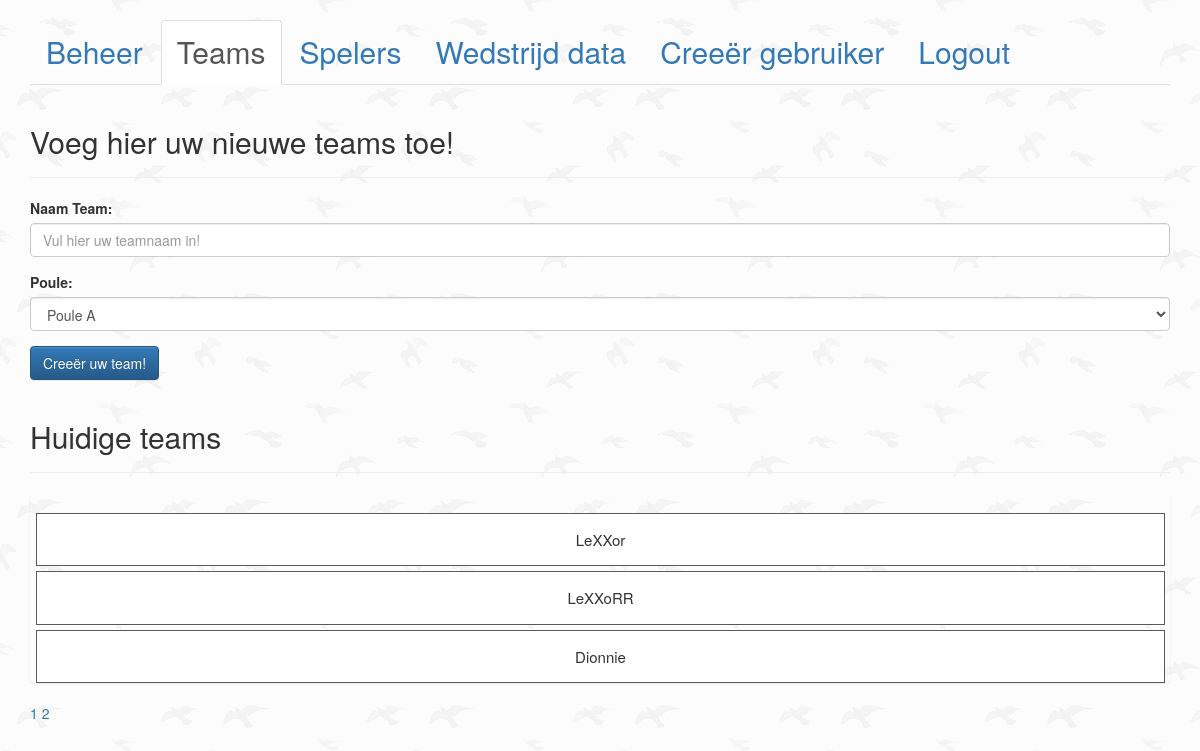
The app's page /public/createTeam.php?page=2&per-page=4 (signed in), older data.
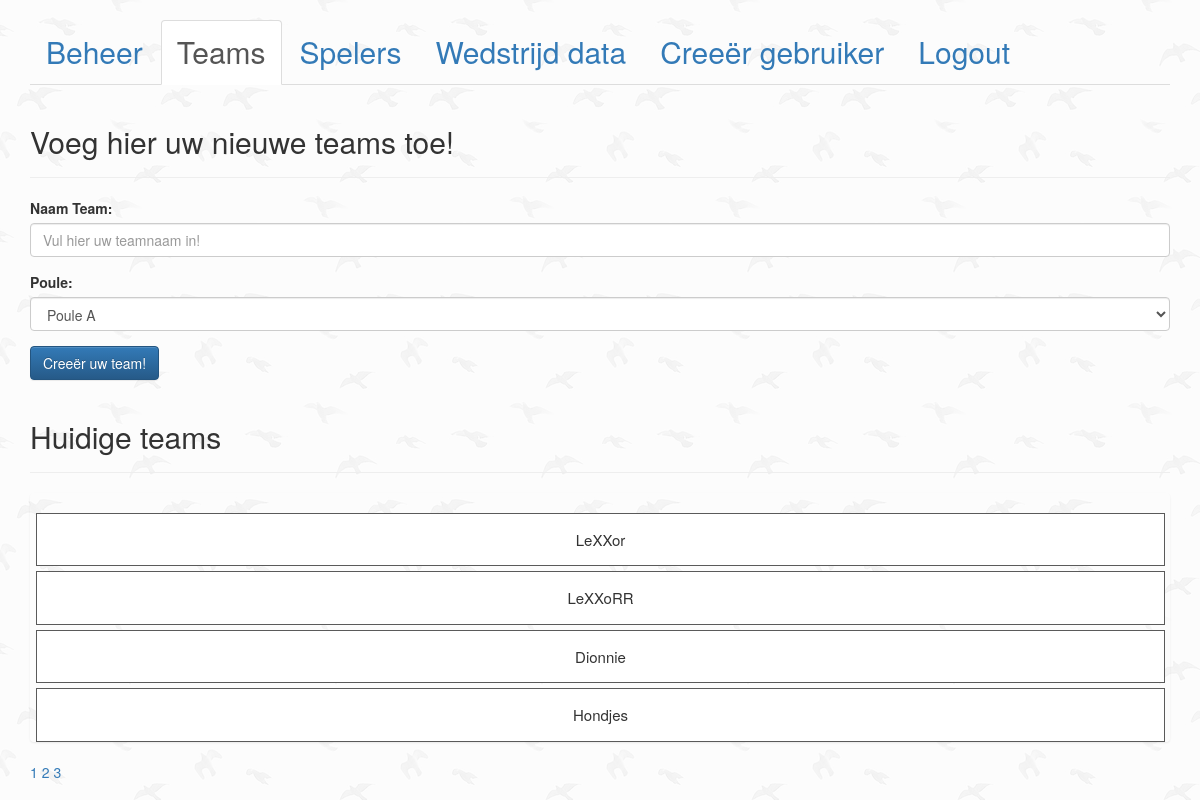
The same page, newer data.
### tables this page shows
CREATE TABLE `tbl_teams` (
  `id` int(11) UNSIGNED NOT NULL,
  `poule_id` int(11) NOT NULL,
  `name` varchar(255) NOT NULL,
  `points` int(3) DEFAULT '0',
  `created_at` datetime NOT NULL DEFAULT CURRENT_TIMESTAMP,
  `deleted_at` datetime DEFAULT NULL
);

### public/createTeam.php (the view, shortened to what this page needs)
<?php
require ('header.php');
require ('../app/database.php');
?>
    <ul class="nav nav-tabs">
        <li role="presentation"><a href="beheer.php">Beheer</a></li>
        <li role="presentation" class="active"><a href="createTeam.php">Teams</a></li>
        <li role="presentation"><a href="createPlayer.php">Spelers</a></li>
        <li role="presentation"><a href="createGame.php">Wedstrijd data</a></li>
        <?php
        if ( $_SESSION['adminLevel'] == "2" ) {
            echo "
                        <li role=\"presentation\"><a href=\"createUser.php\">Creeër gebruiker</a></li>
                ";
        }
        ?>
        <li role="presentation"><a href="logout.php">Logout</a></li>
    </ul>
    <header class="page-header">
        <h2>Voeg hier uw nieuwe teams toe!</h2>
    </header>
<section>
    <form action="../app/team_manager.php" method="POST" enctype="multipart/form-data">
        <div class="form-group">
            <label for="nameTeam">Naam Team:</label>
            <input type="text" class="form-control" name="nameTeam" placeholder="Vul hier uw teamnaam in!">
        </div>
        <?php
        $poules = $db_conn->prepare( "SELECT * FROM tbl_poules");
        $poules->execute();
        $poules = $poules->fetchAll(PDO::FETCH_ASSOC);
        ?>
        <div class="form-group">
            <label for="pouleID">Poule:</label>
            <select  class="form-control" name="pouleID">
                <?php
                foreach ($poules as $poule)
                {
                    echo "<option value=".$poule['id'].">
                            <p>".$poule['naam']."</p>
                            </option>";
                }
                ?>
            </select>
        </div>
        <div class="form-group">
            <input type="submit" value="Creeër uw team!" class="btn btn-primary" name="register">
        </div>
    </form>
    <header class="page-header">
        <h2>Huidige teams</h2>
    </header>
        <?php
        $page = isset($_GET['page'])?(int)$_GET['page'] : 1;
        $perPage = isset($_GET['per-page'])&& $_GET['per-page'] <=4  ?(int)$_GET['per-page'] : 4;
        $start = ($page > 1) ? ($page * $perPage) - $perPage : 0;
        $teams = $db_conn->prepare ("SELECT SQL_CALC_FOUND_ROWS * FROM tbl_teams LIMIT {$start},{$perPage}");
        $teams->execute();
        $teams = $teams->fetchAll(PDO::FETCH_ASSOC);
        $total = $db_conn->query("SELECT FOUND_ROWS() as total")->fetch()['total'];
        $pages = ceil($total /$perPage);
        ?>
        <ul class="list-group">
            <?php
            foreach ($teams as $team)
            {
                echo "<ul class=\"agenda-item\">
                          <form action=\"   adjust_team.php\" method=\"POST\">
                          <input type=\"hidden\" name=\"adjust\" value=\"{$team['id']}\">
                          <input class=\"adjust\" type=\"submit\" value=\"adjust\">
                             </form>
                          <li>{$team['name']}</li>
                          <form action=\"../app/delete_team_manager.php\" method=\"POST\">
                          <input type=\"hidden\" name=\"delete\" value=\"{$team['id']}\">
                          <input class=\"delete\" type=\"submit\" value=\"delete\">
                          </form>
                          </ul>";
            }
            ?>
        </ul>
        <div class="pagenation">
            <?php  for ($x =1; $x <= $pages; $x++) :?>
                <a href="?page=<?php echo $x; ?>&per-page=<?php echo $perPage ?>"><?php  echo $x; ?></a>
            <?php endfor; ?>
        </div>
</section>
<?php
 require ('footer.php');
?>

### public/header.php (shortened to what this page needs)
<!doctype html>
<html lang="en">
<head>
    <link rel="stylesheet" href="../css/main.css">
    <link rel="stylesheet" href="https://maxcdn.bootstrapcdn.com/bootstrap/3.3.7/css/bootstrap.min.css"
>
    <link rel="stylesheet" href="https://maxcdn.bootstrapcdn.com/bootstrap/3.3.7/css/bootstrap-theme.min.css"
>
</head>
<body>
    <div class="container">

### public/footer.php (shortened to what this page needs)
        </div>
    </body>
</html>

### css/main.css (style rules this page uses)
ul { padding-top: 20px; list-style-type: none; }
.nav-tabs li { font-size: 30px; }
li { font-size: 15px; }
body { background: url("../img/bg.png"); }
a { color: red; }
.agenda-item { padding: 15px; border: 1px solid rgb(90, 90, 90); margin: 0 5px 5px 6px; background: #FFF; position: relative; text-align: center; }

Row changes from the older to the newer data that the page shows:
added tbl_teams: name "Hondjes"
Text that changed along with them:
new list line: "3"
